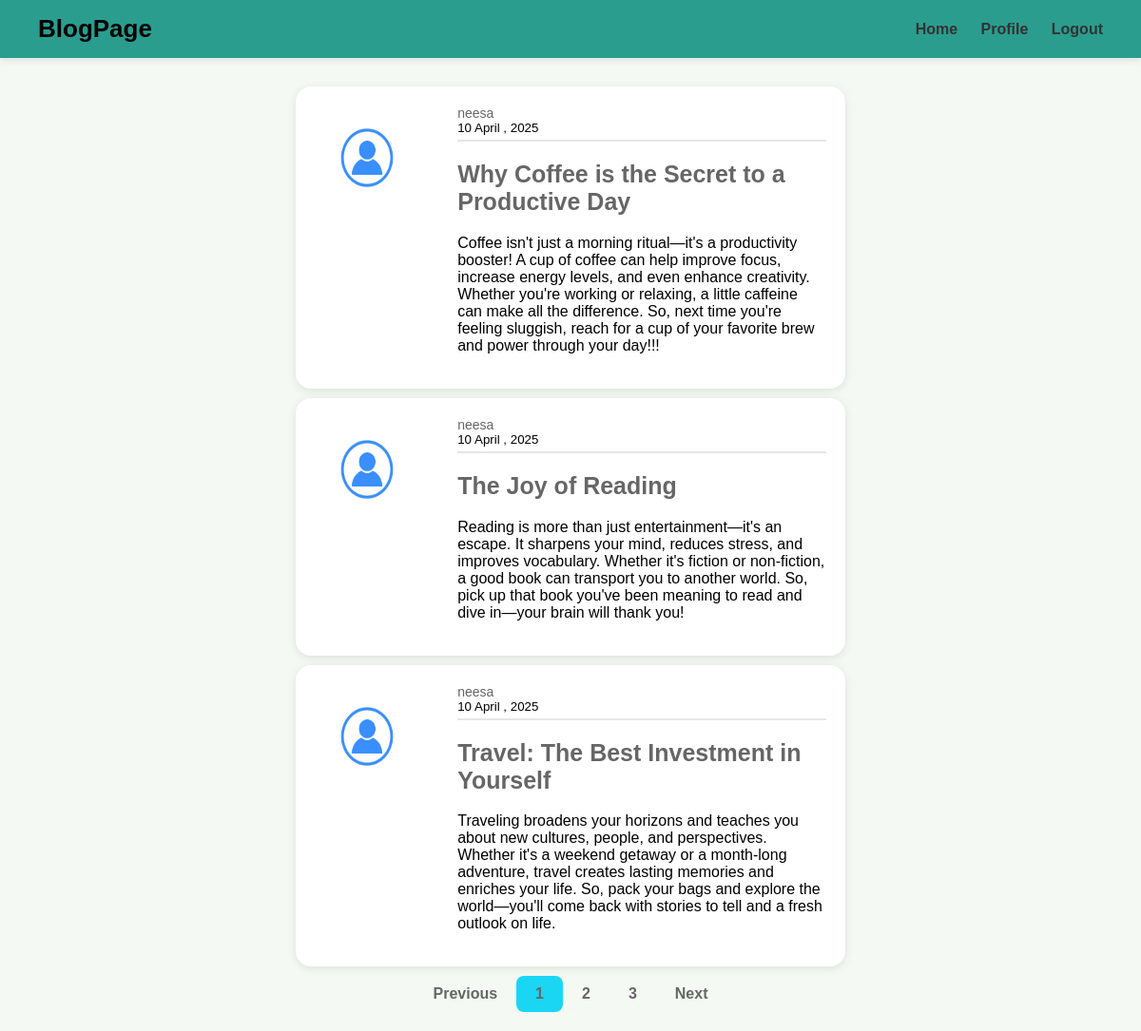
Page / (signed in) on the earlier database version.
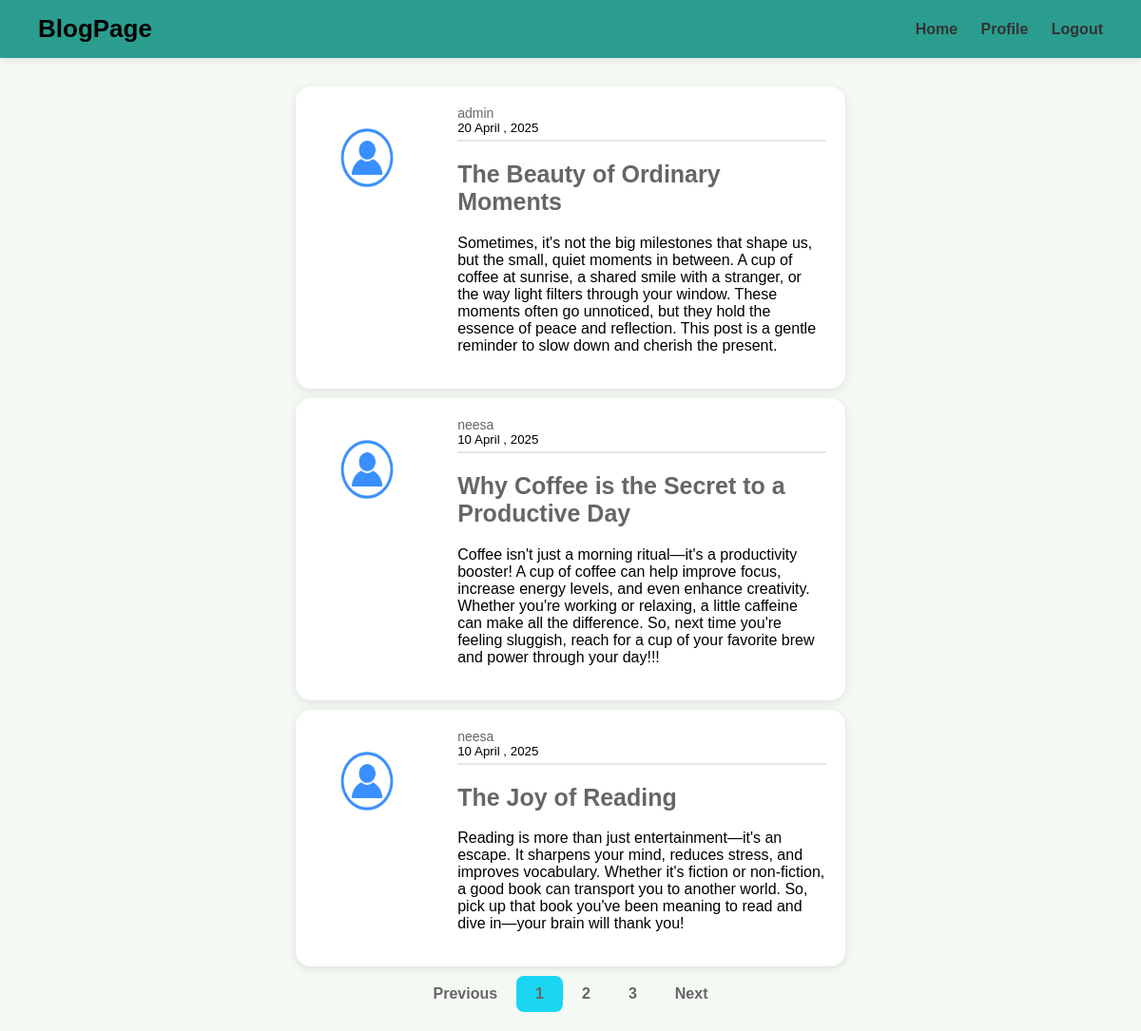
Same page on the later database version.
### dashboard/models.py (models this page shows, shortened)
class Post(models.Model):
    title = models.CharField(max_length=100)
    content = models.TextField()
    date_posted = models.DateTimeField(default=timezone.now)
    author = models.ForeignKey(User, on_delete=models.CASCADE)

### users/models.py (models this page shows, shortened)
class User(AbstractUser):
    email = models.EmailField(unique=True)
    bio = models.TextField(blank=True, null=True)
    profile_picture = models.ImageField(
        upload_to="profile_pics/", default="default.jpg", blank=True, null=True
    )

### dashboard/views.py (the view)
# urls.py: path("", HomeView.as_view(), name="home"),
class HomeView(LoginRequiredMixin, ListView):
    model = Post
    template_name = "dashboard/home.html"
    context_object_name = "posts"
    paginate_by = 3
    login_url = "login"
    def get_queryset(self):
        posts = Post.objects.order_by("-date_posted")
        for post in posts:
            post.display_date = custom_date_display(post.date_posted)
        return posts

### blogpage/utils.py (called while the page is built)
def custom_date_display(value):
    if not value:
        return ""
    now = timezone.now()
    date = (
        value
        if isinstance(value, datetime)
        else datetime.combine(value, datetime.min.time())
    )
    date_only = date.date()
    now_only = now.date()
    if date_only == now_only:
        diff = timesince(date, now)
        return f"{diff.split(',')[0]} ago"
    elif date_only == now_only - timedelta(days=1):
        return "Yesterday"
    else:
        return date.strftime("%d %B , %Y")

### dashboard/templates/dashboard/home.html
{% extends "dashboard/layout.html" %}
{% load static %}
{% block content %}
<div class="content-section">
    {% for post in posts %}
        <article class="media content-section">
            <div class="media">
                <img class="article-img" src="{{ '/media/default.jpg' }}" alt="Profile picture">
            </div>
                <div class="media-body">
                    <div class="article-metadata">
                        <a class="mr-3" href="{% url 'dashboard:user_account' username=post.author.username %}">
                            {{ post.author.username }}
                        </a>
                        <small class="text-muted">{{ post.display_date }}</small>
                    </div>
                    <h2>
                        <a class="article-title" href="{% url 'dashboard:post_detail' pk=post.id %}">
                            {{ post.title }}
                        </a>
                    </h2>
                    <p class="article-content">{{ post.content }}</p>
                </div>
        </article>
    {% endfor %}
    {% if is_paginated %}
    <div class="pagination">
        {% if page_obj.has_previous %}
            <a class="btn btn-outline-info mb-4" href="?page={{ page_obj.previous_page_number }}">Previous</a>
        {% else %}
            <a class="btn btn-outline-info mb-4 disabled" href="#">Previous</a>
        {% endif %}
        {% for page_num in paginator.page_range %}
            {% if page_num == page_obj.number %}
                <a class="btn btn-info mb-4" href="?page={{ page_num }}">{{ page_num }}</a>
            {% else %}
                <a class="btn btn-outline-info mb-4" href="?page={{ page_num }}">{{ page_num }}</a>
            {% endif %}
        {% endfor %}
        {% if page_obj.has_next %}
            <a class="btn btn-outline-info mb-4" href="?page={{ page_obj.next_page_number }}">Next</a>
        {% else %}
            <a class="btn btn-outline-info mb-4 disabled" href="#">Next</a>
        {% endif %}
    </div>
    {% endif %}
</div>
{% endblock %}

### dashboard/templates/dashboard/layout.html (shortened to what this page needs)
{% load static %}
<!DOCTYPE html>
<html lang="en">
<head>
    <link rel="stylesheet" href="{% static 'dashboard/style.css' %}">
</head>
<body>
    <header class="navbar">
        <div class="logo">BlogPage</div>
        <nav>
            {% if user.is_authenticated %}
                <a href="{% url 'dashboard:home' %}">Home</a>
                <a href="{% url 'dashboard:account' %}">Profile</a>
                <a href="{% url 'logout' %}">Logout</a>
            {% else %}
                <a href="{% url 'login' %}">Login</a>
                <a href="{% url 'register' %}">Register</a>
            {% endif %}
        </nav>
    </header>
    <main class="container">
        {% block content %}{% endblock %}
    </main>
</body>
</html>

### dashboard/static/dashboard/style.css (style rules this page uses)
body { font-family: Arial, sans-serif; margin: 0; background: #f4f9f4; }
h1, h2, h3, h4, h5, h6 { color: #382d6a; }
a { color: #666; font-size: 14px; text-decoration: none; }
.navbar { display: flex; justify-content: space-between; align-items: center; background: #2a9d8f; padding: 15px 40px; box-shadow: 0 2px 8px rgba(0, 0, 0, 0.1); }
.navbar .logo { font-weight: bold; font-size: 26px; color: #000; }
.navbar nav a { margin-left: 20px; font-size: 16px; font-weight: 800; color: #333; }
.container { display: flex; flex-direction: column; justify-content: space-around; width: 70%; margin: 5px auto; padding: 5px; }
.content-section { padding: 10px; width: 80%; margin: 0 auto; }
.btn-info { background-color: #1ad6f3; }
.media.content-section { display: flex; align-items: flex-start; background: #ffffff; border-radius: 16px; padding: 20px; box-shadow: 0 2px 10px rgba(0, 0, 0, 0.1); max-width: 90%; margin: 10px auto; }
.media { display: flex; align-items: center; padding: 20px; gap: 20px; }
.article-img { height: 70px; width: 70px; margin-right: 20px; }
.article-title { font-size: 25px; }
.article-content { font-size: 16px; }
.article-metadata { display: flex; flex-direction: column; align-items: flex-start; padding-bottom: 5px; margin-bottom: 6px; border-bottom: 2px solid #e6e6e6; }
button, .btn { padding: 10px 20px; border: none; border-radius: 8px; font-size: 16px; font-weight: 600; cursor: pointer; transition: background 0.3s ease, color 0.3s ease; }
.pagination { display: flex; justify-content: center; }

Differences in the rows shown:
no longer on this page (row unchanged): Post: author.username "neesa", display_date "10 April , 2025", title "Travel: The Best Investment in Yourself", content "Traveling broadens your horizons and teaches you about new cultures, people, and perspectives. Whether it's a weekend getaway or a month-long adventure, travel creates lasting memories and enriches your life. So, pack your bags and explore the world—you'll come back with stories to tell and a fresh outlook on life."
added Post: author.username "admin", display_date "20 April , 2025", title "The Beauty of Ordinary Moments", content "Sometimes, it's not the big milestones that shape us, but the small, quiet moments in between. A cup of coffee at sunrise, a shared smile with a stranger, or the way light filters through your window. These moments often go unnoticed, but they hold the essence of peace and reflection. This post is a gentle reminder to slow down and cherish the present."
